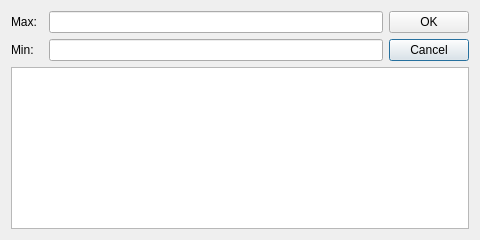
<?xml version="1.0" encoding="UTF-8"?>
<ui version="4.0">
 <class>XlDOIDialogClass</class>
 <widget class="QDialog" name="XlDOIDialogClass">
  <property name="geometry">
   <rect>
    <x>0</x>
    <y>0</y>
    <width>480</width>
    <height>240</height>
   </rect>
  </property>
  <property name="windowTitle">
   <string>XlDOIDialog</string>
  </property>
  <layout class="QGridLayout" name="gridLayout">
   <item row="0" column="0">
    <widget class="QLabel" name="label">
     <property name="text">
      <string>Max:</string>
     </property>
    </widget>
   </item>
   <item row="2" column="0">
    <widget class="QLabel" name="label_2">
     <property name="text">
      <string>Min:</string>
     </property>
    </widget>
   </item>
   <item row="2" column="3">
    <widget class="QPushButton" name="cancelButton">
     <property name="text">
      <string>Cancel</string>
     </property>
    </widget>
   </item>
   <item row="2" column="2">
    <widget class="QLineEdit" name="minLineEdit"/>
   </item>
   <item row="0" column="2">
    <widget class="QLineEdit" name="maxLineEdit"/>
   </item>
   <item row="3" column="0" colspan="4">
    <widget class="QGraphicsView" name="DOIHistogram">
     <property name="enabled">
      <bool>true</bool>
     </property>
    </widget>
   </item>
   <item row="0" column="3">
    <widget class="QPushButton" name="okButton">
     <property name="text">
      <string>OK</string>
     </property>
    </widget>
   </item>
  </layout>
 </widget>
 <layoutdefault spacing="6" margin="11"/>
 <resources/>
 <connections/>
</ui>
